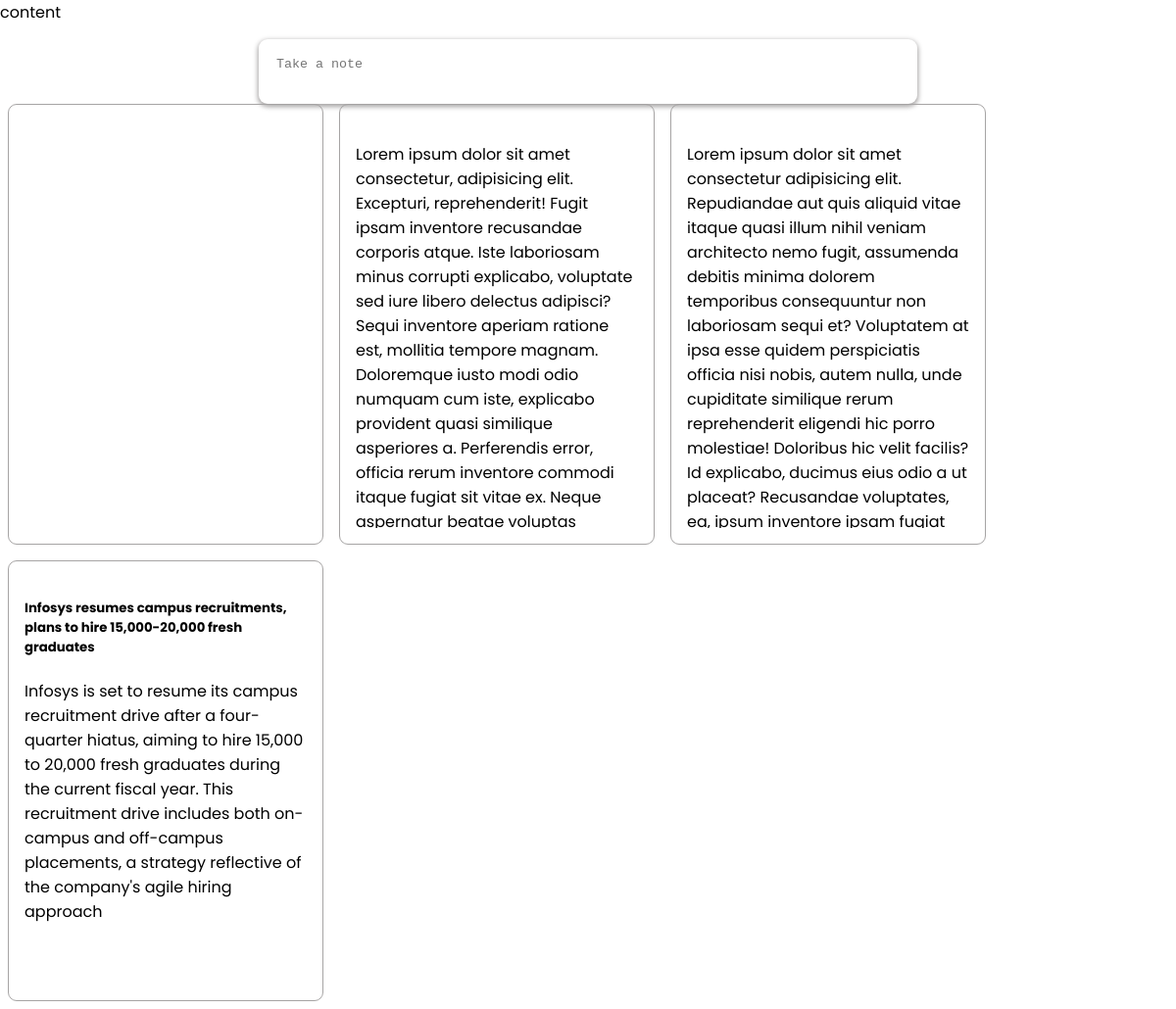
/main/, run on the app's committed database.
### notes/models.py (models this page shows, shortened)
class userNotes(models.Model):
    title=models.CharField(max_length=30)
    description=models.TextField()

### notes/views.py (the view)
# urls.py: path('main/',views.main,name="main"),
def main(request):
    data=userNotes.objects.all().order_by('-id')
    return render(request,"index.html",{"data":data})

### notes/templates/index.html (shortened to what this page needs)
{% load static %}
<!DOCTYPE html>
<html lang="en">
<head>
    <link rel="stylesheet" href="{% static 'css/style.css'%}">
</head>
<body>
    <div class="container">
        <form action="{% url 'getData' %}" method="post">
                <div class="box">
                    <textarea class="description" placeholder="Take a note" name="description" id="description"></textarea>
                </div>
        </form>
        <div class="display-section">
            {% for d in data %}
            <form action="{% url 'edit' d.id %}" method="post">
                <div class="parent-card">
                    <div class="card" tabindex="0" contenteditable="false">
                        <h5  class="card-title" contenteditable="false">
                            {{d.title}}
                        </h5>
                        <p class="card-text"  contenteditable="false">
                            {{d.description}}
                        </p>
                    </div>
                </div>
            </form>
            {% endfor %}
        </div>
        <div id="temp"  class="overlay">
            content
        </div>
    </div>
</body>
</html>

### notes/static/css/style.css (style rules this page uses)
body { font-family: "Poppins", sans-serif; font-weight: 400; font-style: normal; overflow: auto; }
.container { display: flex; flex-direction: column; align-items: center; }
.box { margin-top: 2rem; display: flex; flex-direction: column; width: 40rem; border-radius: 9px; padding: 1rem 1rem; box-shadow: 0px 2px 5px 1px #a6a4a4; }
.title , .description { border: none; outline: none; resize: none; }
.display-section { display: flex; flex-direction: row; flex-wrap: wrap; gap: 1rem; }
.parent-card { width: 18rem; height: 26rem; border: 1px solid #a6a4a4; padding: 1rem; border-radius: 9px; }
.card { height: 100%; overflow-y: hidden; transition: all 0.3s linear; position: relative; background-color: white; }
.overlay { position: fixed; top: 0; left: 0; width: 100%; height: 100%; background-color: rgba(0, 0, 0, 0); pointer-events: none; transition: background-color 0.3s ease; }

### data on the page
userNotes: description "Lorem ipsum dolor sit amet consectetur, adipisicing elit. Excepturi, reprehenderit! Fugit ipsam inventore recusandae corporis atque. Iste laboriosam minus corrupti explicabo, voluptate sed iure libero delectus adipisci? Sequi inventore aperiam ratione est, mollitia tempore magnam. Doloremque iusto modi odio numquam cum iste, explicabo provident quasi similique asperiores a. Perferendis error, officia rerum inventore commodi itaque fugiat sit vitae ex. Neque aspernatur beatae voluptas…"
userNotes: description "Lorem ipsum dolor sit amet consectetur adipisicing elit. Repudiandae aut quis aliquid vitae itaque quasi illum nihil veniam architecto nemo fugit, assumenda debitis minima dolorem temporibus consequuntur non laboriosam sequi et? Voluptatem at ipsa esse quidem perspiciatis officia nisi nobis, autem nulla, unde cupiditate similique rerum reprehenderit eligendi hic porro molestiae! Doloribus hic velit facilis? Id explicabo, ducimus eius odio a ut placeat? Recusandae voluptates, ea, ipsum inventore ipsam fugiat…"
userNotes: title "Infosys resumes campus recruitments, plans to hire 15,000-20,000 fresh graduates", description "Infosys is set to resume its campus recruitment drive after a four-quarter hiatus, aiming to hire 15,000 to 20,000 fresh graduates during the current fiscal year. This recruitment drive includes both on-campus and off-campus placements, a strategy reflective of the company's agile hiring approach"
